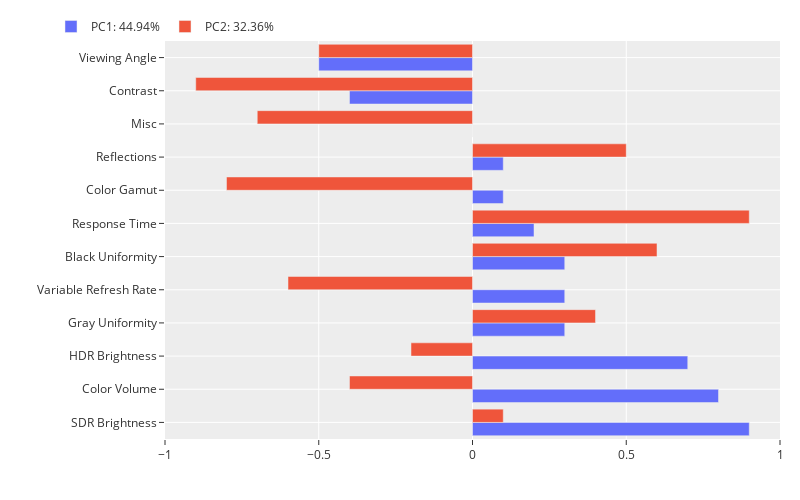

The cell this chart's notebook holds for it:
### Markdown cell above
## PCA: Principal component analysis

### Code cell
rvisualizer = Rvisualizer(measurement_dict)
rvisualizer.plot_pca()

### Figure 1 — Plotly figure (JSON) as saved in the notebook; plotly's stock layout.template omitted (floating-point values rounded to 4 significant figures)
{"data": [{"hoverinfo": "x", "marker": {"color": "#636EFA"}, "name": "PC1: 44.94%", "orientation": "h", "textposition": "auto", "type": "bar", "x": [0.9, 0.8, 0.7, 0.3, 0.3, 0.3, 0.2, 0.1, 0.1, 0, -0.4, -0.5], "y": ["SDR Brightness", "Color Volume", "HDR Brightness", "Gray Uniformity", "Variable Refresh Rate", "Black Uniformity", "Response Time", "Color Gamut", "Reflections", "Misc", "Contrast", "Viewing Angle"]}, {"hoverinfo": "x", "marker": {"color": "#EF553B"}, "name": "PC2: 32.36%", "orientation": "h", "textposition": "auto", "type": "bar", "x": [0.1, -0.4, -0.2, 0.4, -0.6, 0.6, 0.9, -0.8, 0.5, -0.7, -0.9, -0.5], "y": ["SDR Brightness", "Color Volume", "HDR Brightness", "Gray Uniformity", "Variable Refresh Rate", "Black Uniformity", "Response Time", "Color Gamut", "Reflections", "Misc", "Contrast", "Viewing Angle"]}], "layout": {"barmode": "group", "height": 500, "legend": {"orientation": "h", "x": 0, "xanchor": "center", "y": 1, "yanchor": "bottom"}, "margin": {"b": 50, "l": 20, "r": 20, "t": 20}, "width": 800, "xaxis": {"range": [-1, 1], "title": {"text": ""}, "type": "linear"}, "yaxis": {"autorange": true, "range": [-0.5, 11.5], "title": {"text": ""}, "type": "category"}}}
